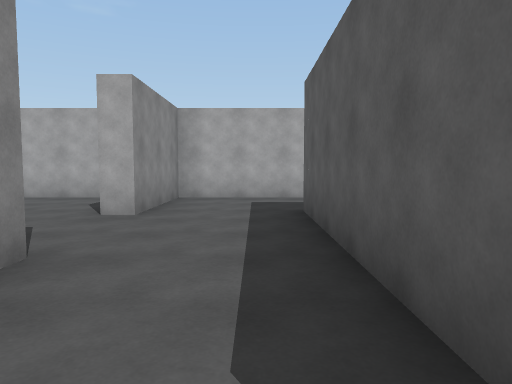
view 1 (above)

24 first-person views from a walk through a Unity game level. The camera is 1.4 m above the floor, tilts 4° down and sees 70° across. The floor is counted in squares, 2 m on a side. Each view is taken from the middle of a square. On the plan, view 1 faces up. The plan holds only what a view shows up to about 11 squares ahead; the rest is blank.

view 2
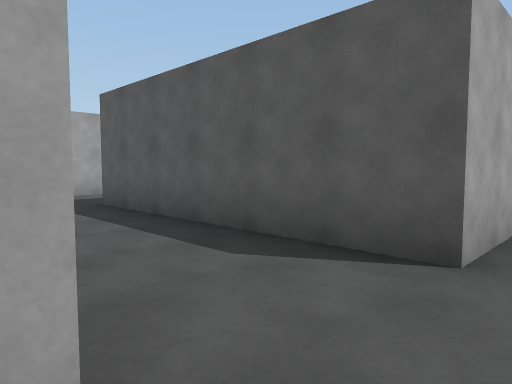

view 3
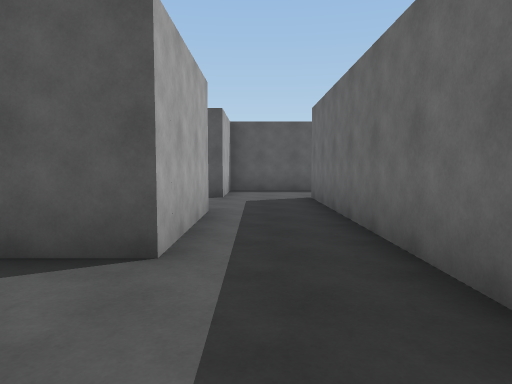

view 4
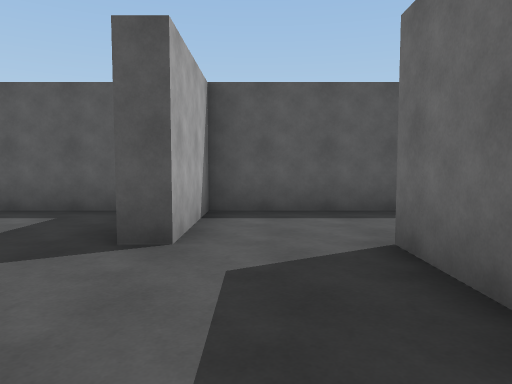

view 5
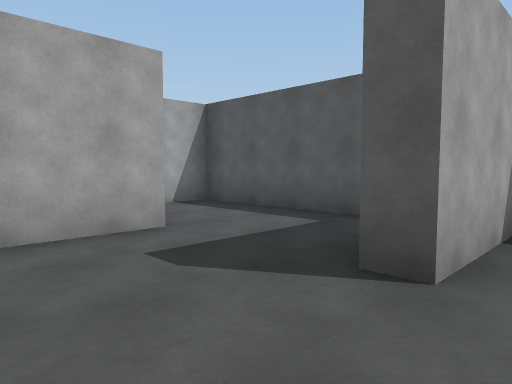

view 6
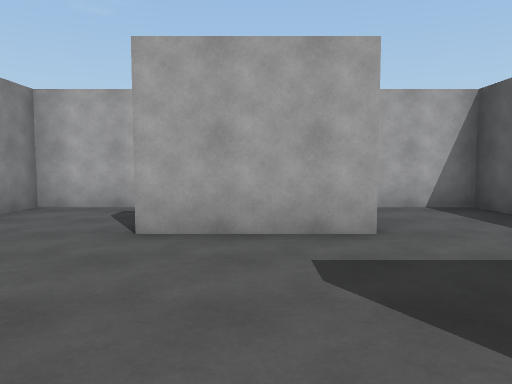

view 7
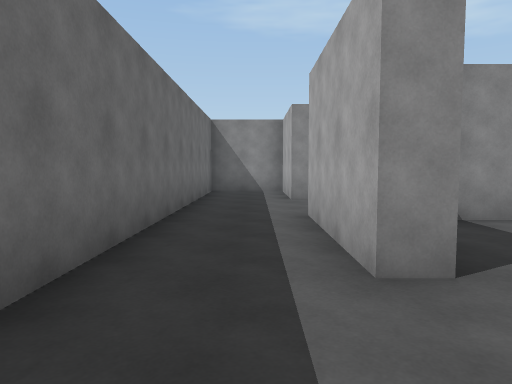

view 8
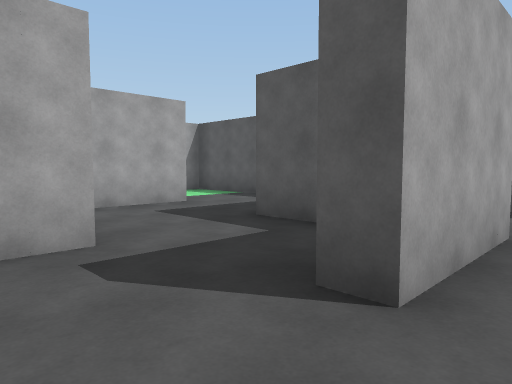

view 9
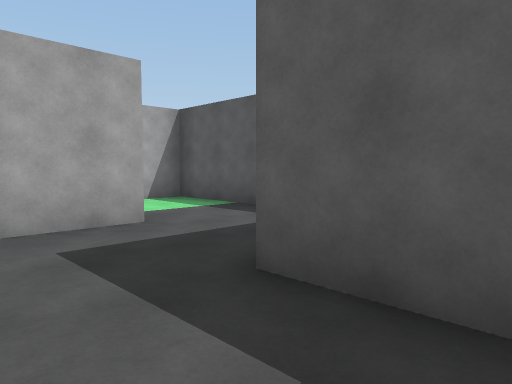

view 10
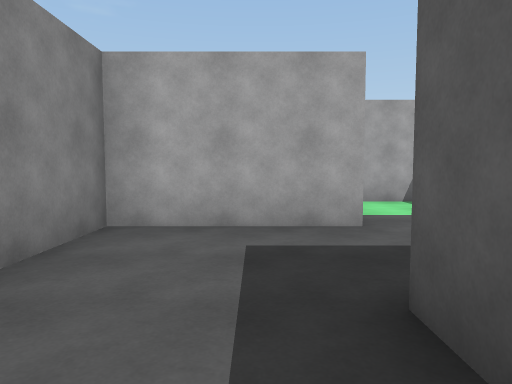

view 11
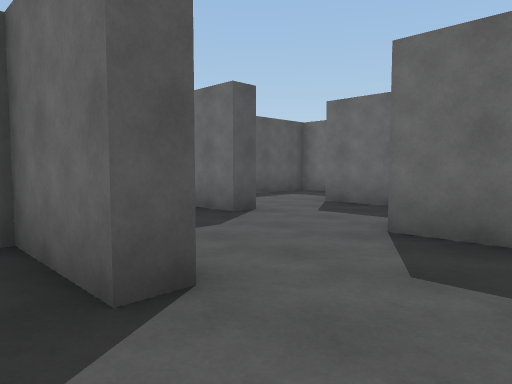

view 12
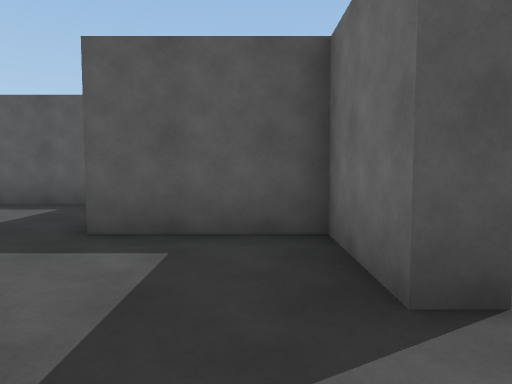

view 13
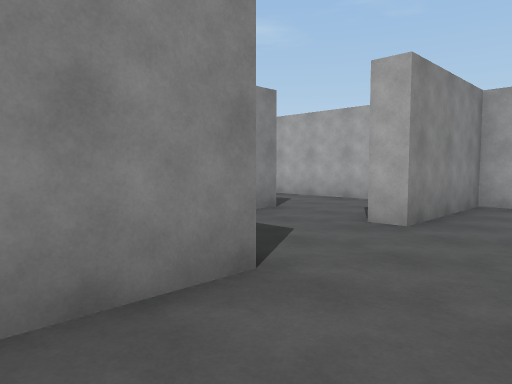

view 14
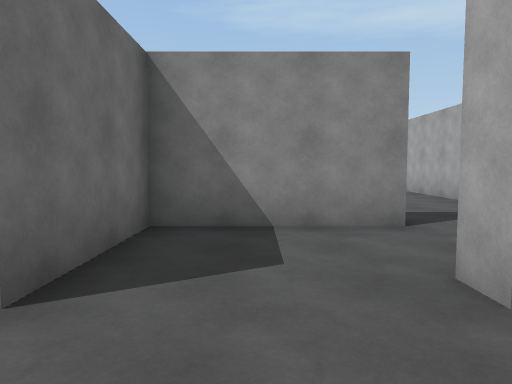

view 15
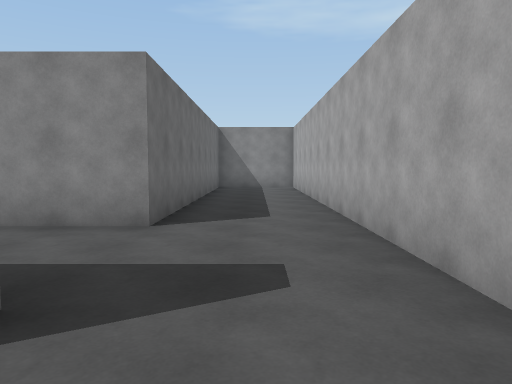

view 16
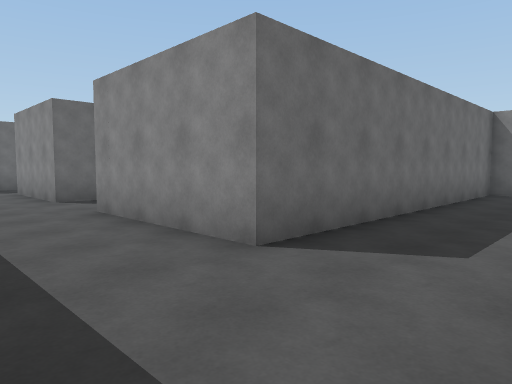

view 17
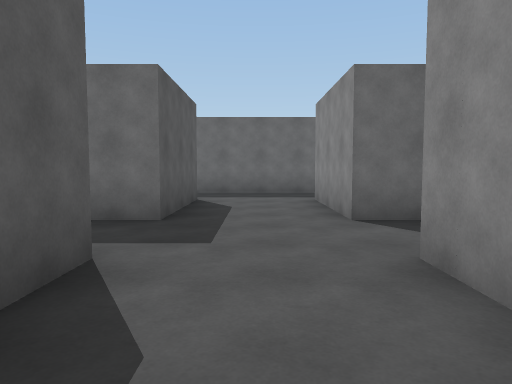

view 18
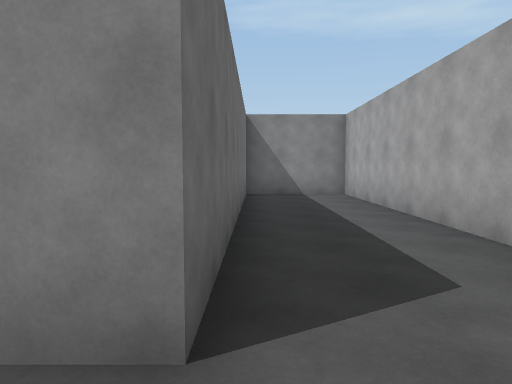

view 19
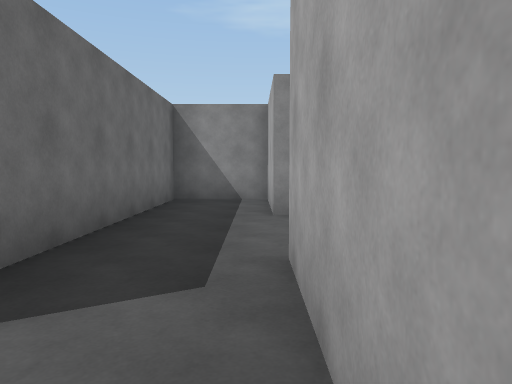

view 20
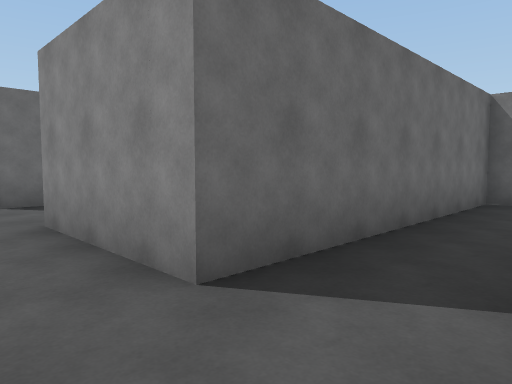

view 21
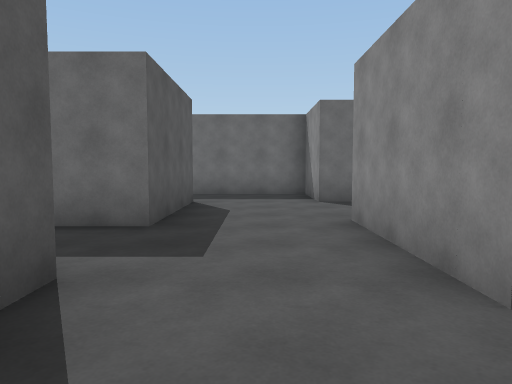

view 22
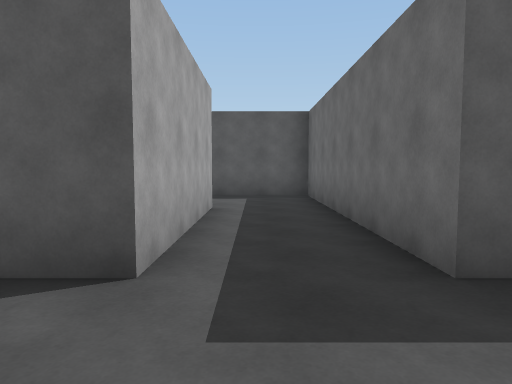

view 23
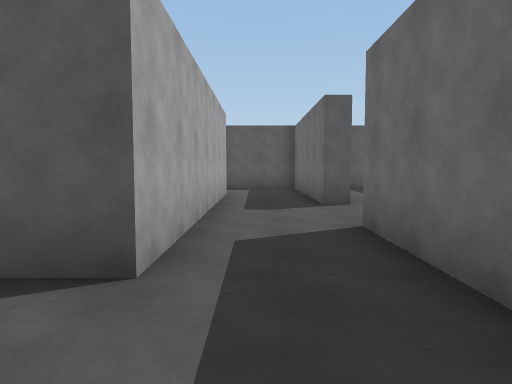

view 24
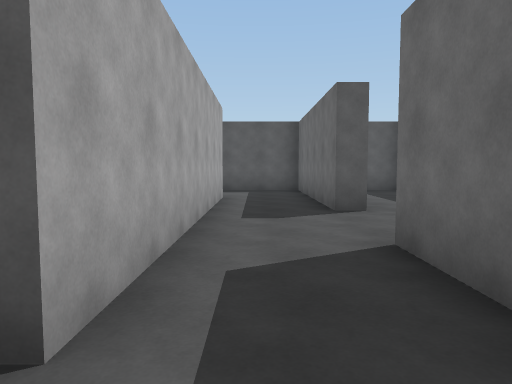

### Floor plan
Ten units are one square. View 1 is at (0, 0); x grows to the right and y downward. Boxes are objects, and circles mark ways between rooms. Rooms are numbered by the first view taken in them; rooms with no view inside come last. Other rooms are left out.
<svg viewBox="-158 -88 251 216">
<path fill="none" stroke="#000" d="M-17 -28 -17 3 -42 3 -42 23 35 23M38 3 8 3 8 -58M64 -27 37 -27M63 3 63 -2 72 -2M88 -11 88 -52 70 -52M26 -2 38 -2 38 3M13 -24 13 -16M35 23 62 23M34 -52 13 -52 13 -42M37 -27 37 -32 58 -32 58 -58M-48 -22 -48 -34M-82 -2 -73 -2 -73 27 -98 27 -98 47 -33 47M-42 -59 -42 -28 -17 -28M-17 -52 -22 -52M-35 -83 -153 -83 -153 -58 -73 -58 -73 -22M-34 27 -48 27 -48 -2 -38 -2M-8 73 58 73 58 49M-33 47 -33 78M-22 27 -34 27M32 53 -8 53 -8 44M37 123 88 123 88 100M-33 102 -33 123 12 123M62 103 -8 103 -8 73M19 -83 -17 -83 -17 -52M54 -83 33 -83 33 -64"/>
<circle cx="30" cy="10" r="3" fill="#2a7"/>
<circle cx="-20" cy="-45" r="3" fill="#2a7"/>
<circle cx="-5" cy="-60" r="3" fill="#2a7"/>
<circle cx="25" cy="-30" r="3" fill="#2a7"/>
<circle cx="45" cy="-60" r="3" fill="#2a7"/>
<circle cx="-45" cy="35" r="3" fill="#2a7"/>
<circle cx="-25" cy="70" r="3" fill="#2a7"/>
<text x="-10" y="-10">1</text>
<text x="60" y="-20">2</text>
<text x="30" y="-40">3</text>
<text x="-70" y="-30">4</text>
<text x="-10" y="50">5</text>
<text x="10" y="110">6</text>
<text x="0" y="-70">7</text>
<text x="40" y="-70">8</text>
</svg>
Room 1 opens to room 2. Room 1 opens to room 4. Room 1 opens to room 7. Room 2 opens to room 3. Room 3 opens to room 8. Room 4 opens to room 5. Room 5 opens to room 6.

Where each view was taken, in squares from view 1:
view 1: 0 up, 0 right, facing up
view 2: 1 down, 2 left, facing up-right
view 3: 1 down, 2 left, facing right
view 4: 1 down, 3 right, facing right
view 5: 1 down, 4 right, facing up-right
view 6: 1 down, 5 right, facing up
view 7: 1 down, 6 right, facing left
view 8: 2 up, 2 right, facing up-right
view 9: 4 up, 4 right, facing up-right
view 10: 4 up, 5 right, facing up
view 11: 4 up, 2 right, facing down-right
view 12: 4 up, 2 right, facing right
view 13: 1 up, 0 right, facing up-left
view 14: 4 up, 0 right, facing left
view 15: 7 up, 3 left, facing left
view 16: 8 up, 5 left, facing down-left
view 17: 5 up, 6 left, facing down
view 18: 6 up, 6 left, facing left
view 19: 3 down, 2 left, facing left
view 20: 3 down, 2 left, facing down-left
view 21: 3 down, 2 left, facing down
view 22: 6 down, 3 left, facing right
view 23: 11 down, 3 left, facing right
view 24: 11 down, 2 left, facing right
